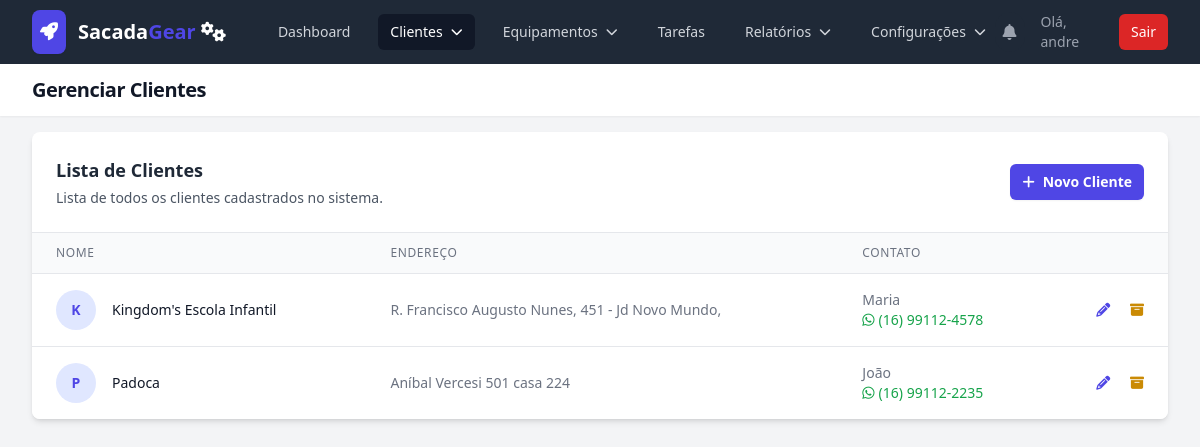
Screenshot of /clients (signed in) with the database file from the repository.
### models.py (models this page shows, shortened)
class User(UserMixin, db.Model):
    id = db.Column(db.Integer, primary_key=True)
    username = db.Column(db.String(80), unique=True, nullable=False)
    password_hash = db.Column(db.String(200), nullable=False)
    role = db.Column(db.String(20), nullable=False, default='technician')
    is_active = db.Column(db.Boolean, default=False, nullable=False)
    equipments = db.relationship('Equipment', backref='operator', lazy=True)
    maintenance_records = db.relationship('MaintenanceHistory', backref='technician', lazy=True)
    created_tasks = db.relationship('Task', back_populates='creator', foreign_keys='Task.creator_id')

class Client(db.Model):
    id = db.Column(db.Integer, primary_key=True)
    name = db.Column(db.String(150), nullable=False, unique=True)
    address = db.Column(db.String(250), nullable=True)
    contact_person = db.Column(db.String(100), nullable=True)
    phone = db.Column(db.String(20), nullable=True)
    equipments = db.relationship('Equipment', backref='client', lazy=True)
    is_archived = db.Column(db.Boolean, default=False, nullable=False)

### app.py (the view)
    @app.route('/clients')
    @login_required
    @admin_required
    def client_list():
        clients = Client.query.filter_by(is_archived=False).order_by(Client.name).all()
        return render_template('client_list.html', clients=clients)

### templates/client_list.html (shortened to what this page needs)
{% extends "base.html" %}
{% block header %}Gerenciar Clientes{% endblock %}
{% block content %}
<div class="bg-white shadow-md rounded-lg overflow-hidden">
    <div class="p-4 sm:p-6 border-b border-gray-200">
        <div class="flex flex-col sm:flex-row sm:items-center sm:justify-between">
            <div class="flex-auto">
                <h2 class="text-lg font-semibold text-gray-800">Lista de Clientes</h2>
                <p class="mt-1 text-sm text-gray-600">Lista de todos os clientes cadastrados no sistema.</p>
            </div>
            <div class="mt-4 sm:mt-0 flex-shrink-0">
                <a href="{{ url_for('new_client') }}" class="w-full justify-center inline-flex items-center rounded-md bg-indigo-600 px-3 py-2 text-center text-sm font-semibold text-white shadow-sm hover:bg-indigo-500 transition-colors duration-200">
                    <i class="fas fa-plus mr-2"></i>Novo Cliente
                </a>
            </div>
        </div>
    </div>
    <div class="hidden md:block">
        <div class="overflow-x-auto">
            <table class="min-w-full divide-y divide-gray-200">
                <thead class="bg-gray-50">
                    <tr>
                        <th scope="col" class="px-6 py-3 text-left text-xs font-medium text-gray-500 uppercase tracking-wider">Nome</th>
                        <th scope="col" class="px-6 py-3 text-left text-xs font-medium text-gray-500 uppercase tracking-wider">Endereço</th>
                        <th scope="col" class="px-6 py-3 text-left text-xs font-medium text-gray-500 uppercase tracking-wider">Contato</th>
                        <th scope="col" class="relative px-6 py-3"><span class="sr-only">Ações</span></th>
                    </tr>
                </thead>
                <tbody class="bg-white divide-y divide-gray-200">
                    {% for client in clients %}
                    <tr>
                        <td class="px-6 py-4 whitespace-nowrap">
                            <div class="flex items-center">
                                <div class="flex-shrink-0 h-10 w-10 flex items-center justify-center bg-indigo-100 rounded-full">
                                    <span class="text-sm font-semibold text-indigo-600">{{ client.name[0] if client.name }}</span>
                                </div>
                                <div class="ml-4">
                                    <div class="text-sm font-medium text-gray-900">{{ client.name }}</div>
                                </div>
                            </div>
                        </td>
                        <td class="px-6 py-4 whitespace-nowrap text-sm text-gray-500">{{ client.address or 'N/A' }}</td>
                        <td class="px-6 py-4 whitespace-nowrap text-sm text-gray-500">
                            <div>{{ client.contact_person or 'N/A' }}</div>
                            <div class="text-gray-400">
                                {% if client.phone %}
                                    {% set cleaned_phone = client.phone.replace('(', '').replace(')', '').replace('-', '').replace(' ', '') %}
                                    <a href="https://wa.me/55{{ cleaned_phone }}" target="_blank" class="text-green-600 hover:text-green-800 hover:underline transition-colors duration-200">
                                        <i class="fab fa-whatsapp mr-1"></i>{{ client.phone }}
                                    </a>
                                {% else %}
                                    {{ '' }}
                                {% endif %}
                            </div>
                        </td>
                        <td class="px-6 py-4 whitespace-nowrap text-right text-sm font-medium space-x-4">
                            <a href="{{ url_for('edit_client', client_id=client.id) }}" class="text-indigo-600 hover:text-indigo-900" title="Editar">
                                <i class="fas fa-pencil-alt"></i>
                            </a>
                            <form action="{{ url_for('toggle_archive_client', client_id=client.id) }}" method="POST" class="inline"
                                  onsubmit="openConfirmationModal(event, 'Arquivar Cliente', 'Tem certeza que deseja arquivar o cliente \'{{ client.name }}\'?')">
                                <button type="submit" class="text-yellow-600 hover:text-yellow-900" title="Arquivar">
                                    <i class="fas fa-archive"></i>
                                </button>
                            </form>
                        </td>
                    </tr>
                    {% endfor %}
                </tbody>
            </table>
        </div>
    </div>
</div>
{% endblock %}

### templates/base.html (shortened to what this page needs)
<!DOCTYPE html>
<html lang="pt-br" class="h-full bg-gray-100">
<head>
    <script src="https://cdn.tailwindcss.com"></script>
    <link rel="stylesheet" href="https://rsms.me/inter/inter.css">
    <link rel="stylesheet" href="https://cdnjs.cloudflare.com/ajax/libs/font-awesome/6.5.2/css/all.min.css">
</head>
<body class="h-full">
    <div class="min-h-full">
        <nav class="bg-gray-800" x-data="{ mobileMenuOpen: false }">
            <div class="mx-auto max-w-7xl px-4 sm:px-6 lg:px-8">
                <div class="flex h-16 items-center justify-between">
                    <div class="flex items-center">
                        <div class="flex-shrink-0">
                           <a href="{{ url_for('dashboard') if current_user.is_authenticated else url_for('login') }}" class="flex items-center space-x-3 rtl:space-x-reverse">
                               <div class="bg-primary-600 text-white p-2 rounded-lg shadow-sm"><i class="fas fa-rocket text-lg"></i></div>
                               <span class="text-xl font-bold text-white">Sacada<span class="text-primary-600">Gear</span> <i class="fa-solid fa-gears"></i></span>
                           </a>
                        </div>
                        <div class="hidden md:block">
                            <div class="ml-10 flex items-baseline space-x-4">
                                {% if current_user.is_authenticated %}
                                    <a href="{{ url_for('dashboard') }}" class="{% if request.endpoint == 'dashboard' %}bg-gray-900 text-white{% else %}text-gray-300 hover:bg-gray-700 hover:text-white{% endif %} rounded-md px-3 py-2 text-sm font-medium">Dashboard</a>
                                    {% if current_user.role == 'admin' %}
                                    <div x-data="{ open: false }" class="relative">
                                        <button @click="open = !open" @click.away="open = false" class="{% if request.endpoint in ['client_list', 'new_client', 'edit_client', 'archived_clients'] %}bg-gray-900 text-white{% else %}text-gray-300 hover:bg-gray-700 hover:text-white{% endif %} rounded-md px-3 py-2 text-sm font-medium flex items-center">
                                            <span>Clientes</span><i class="fas fa-chevron-down ml-2 text-xs"></i>
                                        </button>
                                    </div>
                                    <div x-data="{ open: false }" class="relative">
                                        <button @click="open = !open" @click.away="open = false" class="{% if request.endpoint in ['equipment_list', 'new_equipment', 'edit_equipment', 'archived_list'] %}bg-gray-900 text-white{% else %}text-gray-300 hover:bg-gray-700 hover:text-white{% endif %} rounded-md px-3 py-2 text-sm font-medium flex items-center">
                                            <span>Equipamentos</span><i class="fas fa-chevron-down ml-2 text-xs"></i>
                                        </button>
                                    </div>
                                    <a href="{{ url_for('technician_tasks') }}" class="{% if request.endpoint == 'technician_tasks' %}bg-gray-900 text-white{% else %}text-gray-300 hover:bg-gray-700 hover:text-white{% endif %} rounded-md px-3 py-2 text-sm font-medium">Tarefas</a>
                                    <div x-data="{ open: false }" class="relative">
                                        <button @click="open = !open" @click.away="open = false" class="{% if request.endpoint in ['financial_report', 'full_history'] %}bg-gray-900 text-white{% else %}text-gray-300 hover:bg-gray-700 hover:text-white{% endif %} rounded-md px-3 py-2 text-sm font-medium flex items-center">
                                            <span>Relatórios</span><i class="fas fa-chevron-down ml-2 text-xs"></i>
                                        </button>
                                    </div>
                                    <div x-data="{ open: false }" class="relative">
                                        <button @click="open = !open" @click.away="open = false" class="{% if request.endpoint in ['manage_settings', 'user_list'] %}bg-gray-900 text-white{% else %}text-gray-300 hover:bg-gray-700 hover:text-white{% endif %} rounded-md px-3 py-2 text-sm font-medium flex items-center">
                                            <span>Configurações</span><i class="fas fa-chevron-down ml-2 text-xs"></i>
                                        </button>
                                    </div>
                                    {% endif %}
                                {% endif %}
                            </div>
                        </div>
                    </div>
                    <div class="hidden md:block">
                        <div class="ml-4 flex items-center md:ml-6">
                            {% if current_user.is_authenticated %}
                            <div x-data="{ open: false }" class="relative">
                                <button @click="open = !open" class="relative rounded-full bg-gray-800 p-2 text-gray-400 hover:text-white focus:outline-none focus:ring-2 focus:ring-white focus:ring-offset-2 focus:ring-offset-gray-800">
                                    <i class="fas fa-bell"></i>
                                </button>
                            </div>
                            <span class="text-gray-400 text-sm ml-4 mr-4">Olá, {{ current_user.username }}</span>
                            <a href="{{ url_for('logout') }}" class="rounded-md bg-red-600 px-3 py-2 text-sm font-medium text-white hover:bg-red-700">Sair</a>
                            {% else %}
                            <a href="{{ url_for('login') }}" class="text-gray-300 hover:bg-gray-700 hover:text-white rounded-md px-3 py-2 text-sm font-medium">Login</a>
                            <a href="{{ url_for('register') }}" class="ml-4 rounded-md bg-indigo-600 px-3 py-2 text-sm font-medium text-white hover:bg-indigo-700">Cadastrar</a>
                            {% endif %}
                        </div>
                    </div>
                </div>
            </div>
        </nav>
        <header class="bg-white shadow-sm">
            <div class="mx-auto max-w-7xl px-4 py-3 sm:px-6 lg:px-8">
                <h1 class="text-lg sm:text-xl font-bold tracking-tight text-gray-900">{% block header %}{% endblock %}</h1>
            </div>
        </header>
        <main>
            <div class="mx-auto max-w-7xl py-4 px-4 sm:px-6 lg:px-8">
                {% block content %}{% endblock %}
            </div>
        </main>
    </div>
</body>
</html>

### templates/base.html (style rules this page uses)
:root { --cor-primaria: #4f46e5; }
.text-primary-600 { color: var(--cor-primaria); }
.bg-primary-600 { background-color: var(--cor-primaria); }

### rows the page displays
User: username "andre"
Client: name "K", name "Kingdom's Escola Infantil", address "R. Francisco Augusto Nunes, 451 - Jd Novo Mundo,", contact_person "Maria", phone "(16) 99112-4578"
Client: name "P", name "Padoca", address "Aníbal Vercesi 501 casa 224", contact_person "João", phone "(16) 99112-2235"
